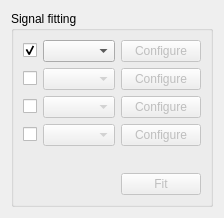
<?xml version="1.0" encoding="UTF-8"?>
<ui version="4.0">
 <class>SignalFitting</class>
 <widget class="QWidget" name="SignalFitting">
  <property name="geometry">
   <rect>
    <x>0</x>
    <y>0</y>
    <width>224</width>
    <height>218</height>
   </rect>
  </property>
  <property name="windowTitle">
   <string>Signal Fitting</string>
  </property>
  <layout class="QGridLayout" name="gridLayout_2">
   <item row="0" column="0">
    <widget class="QGroupBox" name="groupBox">
     <property name="title">
      <string>Signal fitting</string>
     </property>
     <layout class="QGridLayout" name="gridLayout">
      <item row="0" column="0">
       <layout class="QVBoxLayout" name="verticalLayout">
        <item>
         <layout class="QHBoxLayout" name="horizontalLayout_2">
          <item>
           <widget class="QCheckBox" name="useFirst">
            <property name="text">
             <string/>
            </property>
            <property name="checked">
             <bool>true</bool>
            </property>
           </widget>
          </item>
          <item>
           <widget class="QComboBox" name="firstModelCB"/>
          </item>
          <item>
           <spacer name="horizontalSpacer_2">
            <property name="orientation">
             <enum>Qt::Horizontal</enum>
            </property>
            <property name="sizeHint" stdset="0">
             <size>
              <width>40</width>
              <height>20</height>
             </size>
            </property>
           </spacer>
          </item>
          <item>
           <widget class="QPushButton" name="configureFirst">
            <property name="enabled">
             <bool>false</bool>
            </property>
            <property name="text">
             <string>Configure</string>
            </property>
           </widget>
          </item>
         </layout>
        </item>
        <item>
         <layout class="QHBoxLayout" name="horizontalLayout_5">
          <item>
           <widget class="QCheckBox" name="useSecond">
            <property name="text">
             <string/>
            </property>
           </widget>
          </item>
          <item>
           <widget class="QComboBox" name="secondModelCB">
            <property name="enabled">
             <bool>false</bool>
            </property>
           </widget>
          </item>
          <item>
           <spacer name="horizontalSpacer_5">
            <property name="orientation">
             <enum>Qt::Horizontal</enum>
            </property>
            <property name="sizeHint" stdset="0">
             <size>
              <width>40</width>
              <height>20</height>
             </size>
            </property>
           </spacer>
          </item>
          <item>
           <widget class="QPushButton" name="configureSecond">
            <property name="enabled">
             <bool>false</bool>
            </property>
            <property name="text">
             <string>Configure</string>
            </property>
           </widget>
          </item>
         </layout>
        </item>
        <item>
         <layout class="QHBoxLayout" name="horizontalLayout_3">
          <item>
           <widget class="QCheckBox" name="useThird">
            <property name="text">
             <string/>
            </property>
           </widget>
          </item>
          <item>
           <widget class="QComboBox" name="thirdModelCB">
            <property name="enabled">
             <bool>false</bool>
            </property>
           </widget>
          </item>
          <item>
           <spacer name="horizontalSpacer_3">
            <property name="orientation">
             <enum>Qt::Horizontal</enum>
            </property>
            <property name="sizeHint" stdset="0">
             <size>
              <width>40</width>
              <height>20</height>
             </size>
            </property>
           </spacer>
          </item>
          <item>
           <widget class="QPushButton" name="configureThird">
            <property name="enabled">
             <bool>false</bool>
            </property>
            <property name="text">
             <string>Configure</string>
            </property>
           </widget>
          </item>
         </layout>
        </item>
        <item>
         <layout class="QHBoxLayout" name="horizontalLayout_4">
          <item>
           <widget class="QCheckBox" name="useFourth">
            <property name="text">
             <string/>
            </property>
           </widget>
          </item>
          <item>
           <widget class="QComboBox" name="fourthModelCB">
            <property name="enabled">
             <bool>false</bool>
            </property>
           </widget>
          </item>
          <item>
           <spacer name="horizontalSpacer_4">
            <property name="orientation">
             <enum>Qt::Horizontal</enum>
            </property>
            <property name="sizeHint" stdset="0">
             <size>
              <width>40</width>
              <height>20</height>
             </size>
            </property>
           </spacer>
          </item>
          <item>
           <widget class="QPushButton" name="configureFourth">
            <property name="enabled">
             <bool>false</bool>
            </property>
            <property name="text">
             <string>Configure</string>
            </property>
           </widget>
          </item>
         </layout>
        </item>
        <item>
         <spacer name="verticalSpacer">
          <property name="orientation">
           <enum>Qt::Vertical</enum>
          </property>
          <property name="sizeHint" stdset="0">
           <size>
            <width>20</width>
            <height>40</height>
           </size>
          </property>
         </spacer>
        </item>
        <item>
         <layout class="QHBoxLayout" name="horizontalLayout">
          <item>
           <spacer name="horizontalSpacer">
            <property name="orientation">
             <enum>Qt::Horizontal</enum>
            </property>
            <property name="sizeHint" stdset="0">
             <size>
              <width>40</width>
              <height>20</height>
             </size>
            </property>
           </spacer>
          </item>
          <item>
           <widget class="QPushButton" name="performFitPushBtn">
            <property name="enabled">
             <bool>false</bool>
            </property>
            <property name="text">
             <string>Fit</string>
            </property>
            <property name="default">
             <bool>true</bool>
            </property>
           </widget>
          </item>
         </layout>
        </item>
       </layout>
      </item>
     </layout>
    </widget>
   </item>
  </layout>
 </widget>
 <resources/>
 <connections/>
</ui>
